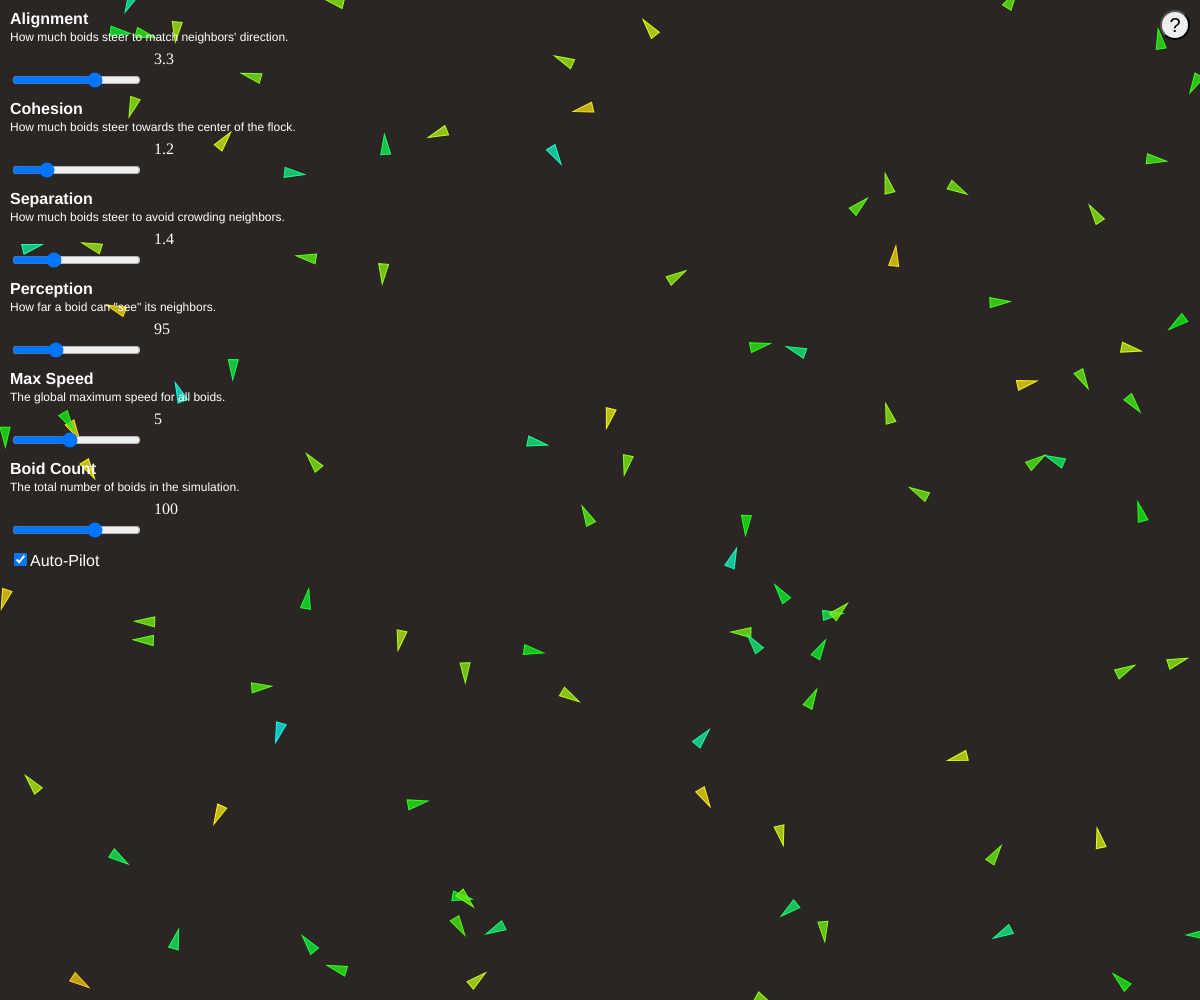
Frame 1 (no input)
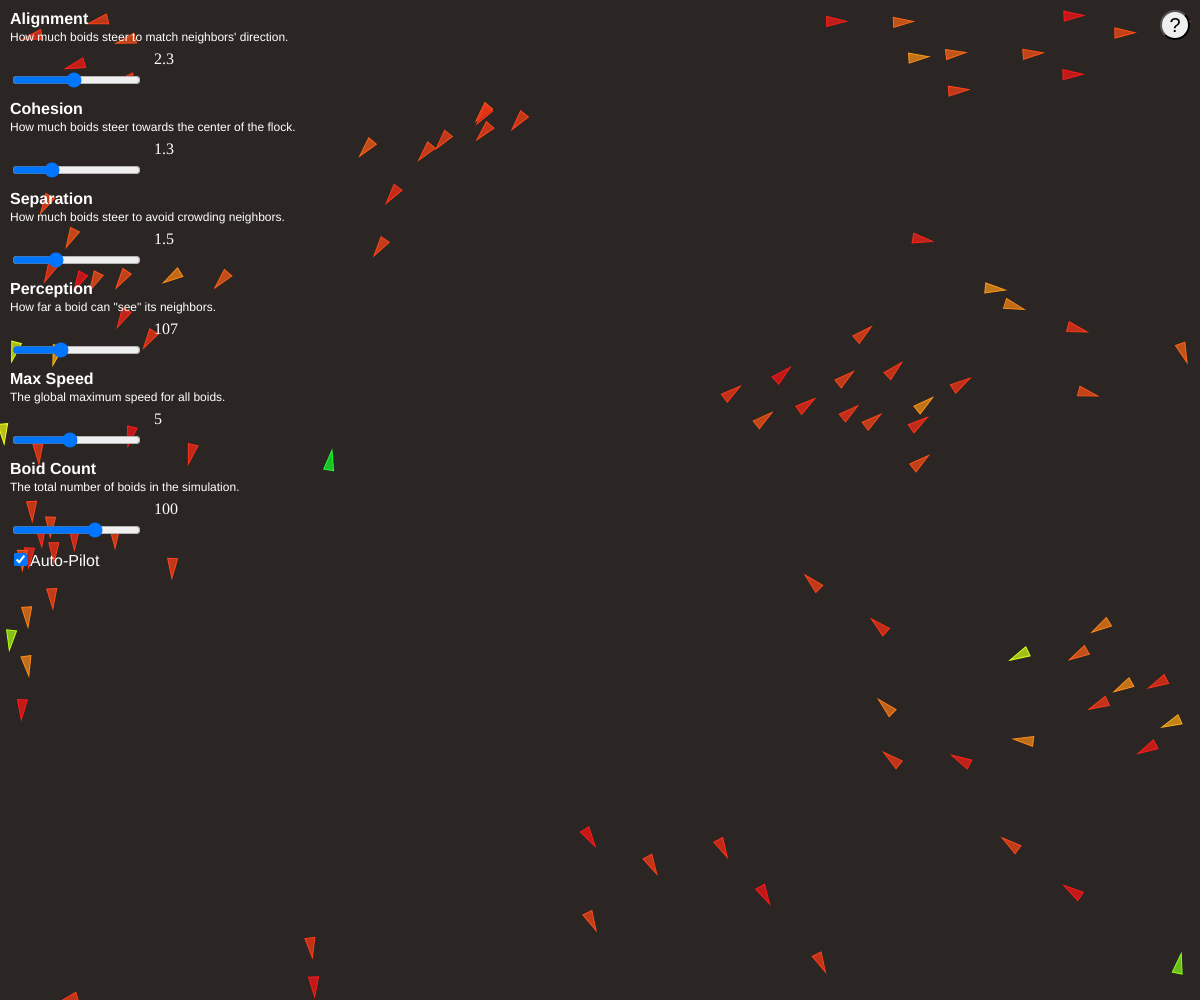
Frame 60 (no input)
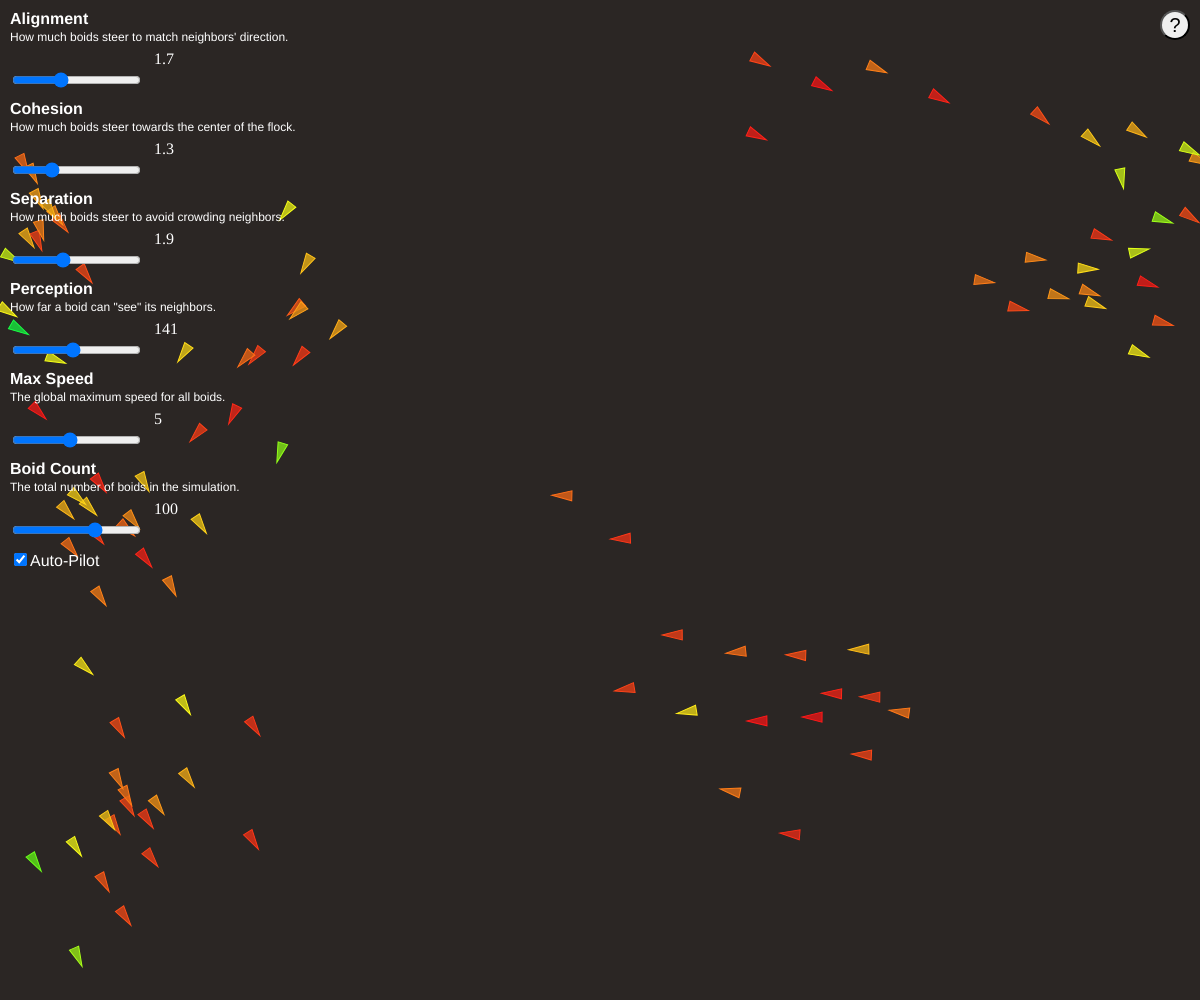
Frame 120 (the mouse pressed at the canvas centre since frame 60)

The p5.js sketch that drew these frames (run headless with seeded random() and noise() and a simulated clock; from frame 60 on, the mouse is pressed at the canvas centre):

// p5.js sketch
// ── sketch.js
// Project: Visitor
// Sketch 01: A Study of Emergent Behavior
//
// This file contains the complete logic for the Boids simulation,
// including UI creation, simulation logic, and rendering.

// --- Global UI Control Objects ---
// Each 'Control' will hold a slider and its value display.
let alignControl, cohesionControl, separationControl, perceptionControl, boidsControl, maxSpeedControl;
let autoPilotCheckbox;

// --- Global Simulation Variables ---
const flock = [];
let time = 0; // A time variable to drive the Perlin noise for auto-pilot mode.

// --- p5.js Setup Function ---
function setup() {
  createCanvas(windowWidth, windowHeight);
  colorMode(HSB, 360, 100, 100, 100);

  // --- UI Initialization ---
  let yPos = 10;
  const yStep = 90;
  
  alignControl = createSliderModule('Alignment', 'How much boids steer to match neighbors\' direction.', yPos, { min: 0, max: 5, defaultValue: 1, step: 0.1 });
  cohesionControl = createSliderModule('Cohesion', 'How much boids steer towards the center of the flock.', yPos += yStep, { min: 0, max: 5, defaultValue: 1, step: 0.1 });
  separationControl = createSliderModule('Separation', 'How much boids steer to avoid crowding neighbors.', yPos += yStep, { min: 0, max: 5, defaultValue: 1.5, step: 0.1 });
  perceptionControl = createSliderModule('Perception', 'How far a boid can "see" its neighbors.', yPos += yStep, { min: 0, max: 300, defaultValue: 50, step: 1 });
  maxSpeedControl = createSliderModule('Max Speed', 'The global maximum speed for all boids.', yPos += yStep, { min: 1, max: 10, defaultValue: 5, step: 0.1 });
  boidsControl = createSliderModule('Boid Count', 'The total number of boids in the simulation.', yPos += yStep, { min: 1, max: 150, defaultValue: 100, step: 1 });
  
  autoPilotCheckbox = createCheckbox('Auto-Pilot', true);
  autoPilotCheckbox.position(10, yPos += yStep);
  autoPilotCheckbox.style('color', 'white');
  autoPilotCheckbox.style('font-family', 'sans-serif');

  boidsControl.slider.input(resetFlock);
  
  // Create the help popup panel
  createHelpPopup();
  
  // Create the initial flock
  resetFlock();
}

// --- p5.js Draw Function ---
function draw() {
  background(17, 17, 17);

  // --- Auto-Pilot Logic ---
  if (autoPilotCheckbox.checked()) {
    time += 0.005;

    let alignValue = map(noise(time), 0, 1, 0, 5);
    let cohesionValue = map(noise(time + 100), 0, 1, 0, 5);
    let separationValue = map(noise(time + 200), 0, 1, 0, 5);
    let perceptionValue = map(noise(time + 300), 0, 1, 50, 200);

    alignControl.slider.value(alignValue);
    cohesionControl.slider.value(cohesionValue);
    separationControl.slider.value(separationValue);
    perceptionControl.slider.value(perceptionValue);

    alignControl.valueDisplay.html(nfc(alignValue, 1));
    cohesionControl.valueDisplay.html(nfc(cohesionValue, 1));
    separationControl.valueDisplay.html(nfc(separationValue, 1));
    perceptionControl.valueDisplay.html(nfc(perceptionValue, 0));
  }

  for (let boid of flock) {
    boid.edges();
    boid.flock(flock);
    boid.update();
    boid.show();
  }
}

function resetFlock() {
  flock.length = 0;
  for (let i = 0; i < boidsControl.slider.value(); i++) {
    flock.push(new Boid());
  }
}

// --- Boid Class ---
class Boid {
  constructor() {
    this.position = createVector(random(width), random(height));
    this.velocity = p5.Vector.random2D();
    this.velocity.setMag(random(2, 4));
    this.acceleration = createVector();
    this.maxForce = 0.2;
  }

  edges() {
    if (this.position.x > width) this.position.x = 0;
    else if (this.position.x < 0) this.position.x = width;
    if (this.position.y > height) this.position.y = 0;
    else if (this.position.y < 0) this.position.y = height;
  }

  align(boids) {
    const perceptionRadius = perceptionControl.slider.value();
    let steering = createVector();
    let total = 0;
    for (let other of boids) {
      const d = dist(this.position.x, this.position.y, other.position.x, other.position.y);
      if (other != this && d < perceptionRadius) {
        steering.add(other.velocity);
        total++;
      }
    }
    if (total > 0) {
      steering.div(total);
      steering.setMag(maxSpeedControl.slider.value());
      steering.sub(this.velocity);
      steering.limit(this.maxForce);
    }
    return steering;
  }

  cohesion(boids) {
    const perceptionRadius = perceptionControl.slider.value();
    let steering = createVector();
    let total = 0;
    for (let other of boids) {
      const d = dist(this.position.x, this.position.y, other.position.x, other.position.y);
      if (other != this && d < perceptionRadius) {
        steering.add(other.position);
        total++;
      }
    }
    if (total > 0) {
      steering.div(total);
      let desired = p5.Vector.sub(steering, this.position);
      desired.setMag(maxSpeedControl.slider.value());
      let steer = p5.Vector.sub(desired, this.velocity);
      steer.limit(this.maxForce);
      return steer;
    }
    return createVector();
  }

  separation(boids) {
    const perceptionRadius = perceptionControl.slider.value();
    let steering = createVector();
    let total = 0;
    for (let other of boids) {
      const d = dist(this.position.x, this.position.y, other.position.x, other.position.y);
      if (other != this && d < perceptionRadius / 2) {
        let diff = p5.Vector.sub(this.position, other.position);
        diff.div(d);
        steering.add(diff);
        total++;
      }
    }
    if (total > 0) {
      steering.div(total);
      steering.setMag(maxSpeedControl.slider.value());
      steering.sub(this.velocity);
      steering.limit(this.maxForce);
    }
    return steering;
  }

  flock(boids) {
    let alignment = this.align(boids);
    let cohesion = this.cohesion(boids);
    let separation = this.separation(boids);

    alignment.mult(alignControl.slider.value());
    cohesion.mult(cohesionControl.slider.value());
    separation.mult(separationControl.slider.value());

    this.acceleration.add(alignment);
    this.acceleration.add(cohesion);
    this.acceleration.add(separation);
  }

  update() {
    this.position.add(this.velocity);
    this.velocity.add(this.acceleration);
    this.velocity.limit(maxSpeedControl.slider.value());
    this.acceleration.mult(0);
  }

  show() {
    const angle = this.velocity.heading() + PI / 2;
    const speed = this.velocity.mag();
    const maxSpeed = maxSpeedControl.slider.value();
    const hue = map(speed, 0, maxSpeed, 240, 0);

    push();
    translate(this.position.x, this.position.y);
    rotate(angle);
    const size = 5;
    fill(hue, 90, 90, 80);
    stroke(hue, 90, 100);
    beginShape();
    vertex(0, -size * 2);
    vertex(-size, size * 2);
    vertex(size, size * 2);
    endShape(CLOSE);
    pop();
  }
}

function windowResized() {
  resizeCanvas(windowWidth, windowHeight);
}

// --- UI Helper Functions ---

function createSliderModule(title, description, yPos, sliderConfig) {
  const textContainer = createDiv();
  textContainer.position(10, yPos);
  textContainer.style('color', '#FFF');
  textContainer.style('font-family', 'sans-serif');

  const titleP = createP(title);
  titleP.parent(textContainer);
  titleP.style('margin', '0');
  titleP.style('font-weight', 'bold');

  const descP = createP(description);
  descP.parent(textContainer);
  descP.style('font-size', '12px');
  descP.style('margin', '2px 0 10px 0');

  const slider = createSlider(
    sliderConfig.min,
    sliderConfig.max,
    sliderConfig.defaultValue,
    sliderConfig.step
  );
  slider.position(10, yPos + 60);

  const valueDisplay = createSpan(slider.value());
  valueDisplay.position(slider.x + slider.width + 15, yPos + 40);
  valueDisplay.style('color', '#FFF');

  slider.input(() => {
    valueDisplay.html(nfc(slider.value(), 1)); // nfc is p5's number formatting
  });

  return { slider, valueDisplay };
}

function createHelpPopup() {
  // Create the main popup container, hidden by default
  const popup = createDiv('');
  popup.position(0, 0);
  popup.size(width, height);
  popup.style('background-color', 'rgba(0, 0, 0, 0.75)');
  popup.style('display', 'flex');
  popup.style('justify-content', 'center');
  popup.style('align-items', 'center');
  popup.style('z-index', '100'); // Ensure it's on top
  popup.hide();

  // Create the content box inside the popup
  const contentBox = createDiv('');
  contentBox.parent(popup);
  contentBox.style('background-color', '#282828');
  contentBox.style('color', 'white');
  contentBox.style('padding', '20px 30px');
  contentBox.style('border-radius', '10px');
  contentBox.style('max-width', '80%');
  contentBox.style('font-family', 'sans-serif');
  contentBox.style('line-height', '1.5');

  // Add content to the box
  createP('About This Sketch').parent(contentBox).style('font-weight', 'bold').style('font-size', '20px').style('margin-top', '0');
  createP('This is a simulation of flocking behavior, also known as "Boids." Each of the hundreds of boids follows only three simple rules, yet the complex and life-like flocking motion you see is <strong>emergent</strong>—it arises naturally from their interactions, without any central leader.').parent(contentBox);
  
  createP('How to Interact').parent(contentBox).style('font-weight', 'bold').style('font-size', '20px');
  createP('Use the sliders on the left to control the boids\' "desires." By default, an "Auto-Pilot" mode is on, which orchestrates the sliders for you. Uncheck it to take manual control. Try different combinations to see how the flock\'s behavior changes!').parent(contentBox);

  // Attribution and link
  const createdByP = createP('Created by : ').parent(contentBox);
  const vivekLink = createA('https://www.linkedin.com/in/vivekfeelfree/', 'Vivek Rajaselvam', '_blank').parent(createdByP);
  vivekLink.style('color', '#8ab4f8');

  const vibedViaP = createP('Vibed via : ').parent(contentBox);
  const geminiLink = createA('https://geminicli.com/', 'Gemini CLI', '_blank').parent(vibedViaP);
  geminiLink.style('color', '#8ab4f8');
  
  const sourceCodeLink = createA('https://github.com/vivekfeelfree/visitor', 'Open Source Code', '_blank');
  sourceCodeLink.parent(contentBox);
  sourceCodeLink.style('color', '#8ab4f8');

  // Add a blank line for spacing before the close button
  createP('').parent(contentBox);

  // Create the close button
  const closeButton = createButton('Close');
  closeButton.parent(contentBox);
  closeButton.mousePressed(() => popup.hide());

  // Create the main 'Help' button to show the popup
  const helpButton = createButton('?');
  helpButton.position(width - 40, 10);
  helpButton.style('font-size', '20px');
  helpButton.style('border-radius', '50%');
  helpButton.style('width', '30px');
  helpButton.style('height', '30px');
  helpButton.mousePressed(() => popup.show());
}
